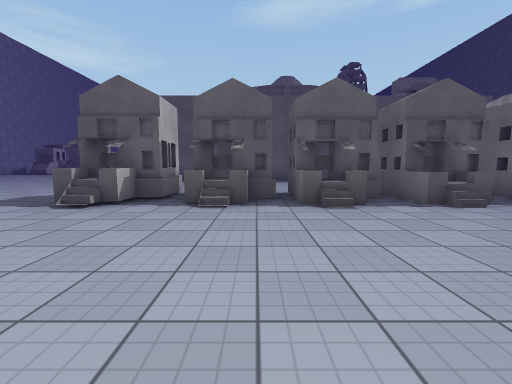
view 1 (above)

24 first-person views from a walk through a scene from a Unity 3-D project. The camera is 1.3 m above the floor, tilts 6° down and sees 90° across. The floor is counted in squares, 2 m on a side. Each view is taken from the middle of a square. On the plan, view 1 faces up. The plan holds only what a view shows up to about 9 squares ahead; the rest is blank. The place goes on beyond the plan. The player is left out. Some surface patterns are stand-ins.

view 2
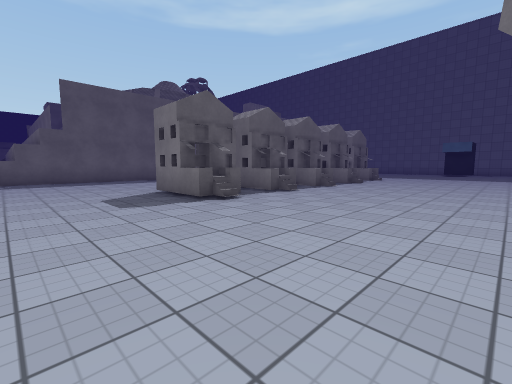

view 3
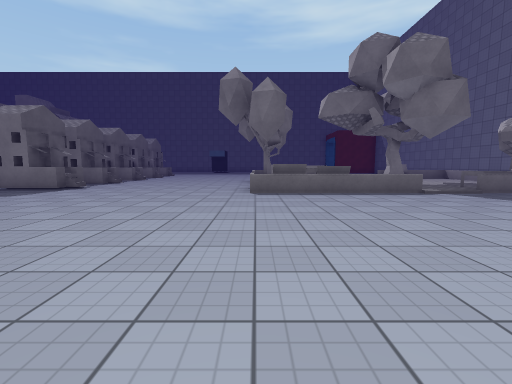

view 4
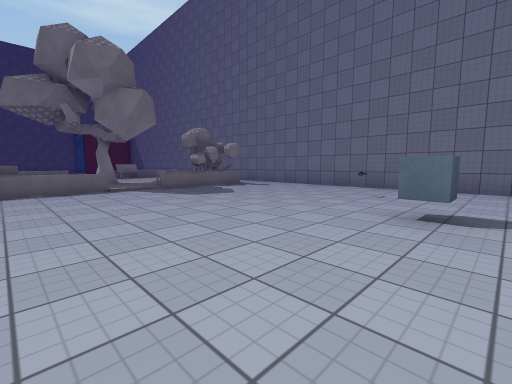

view 5
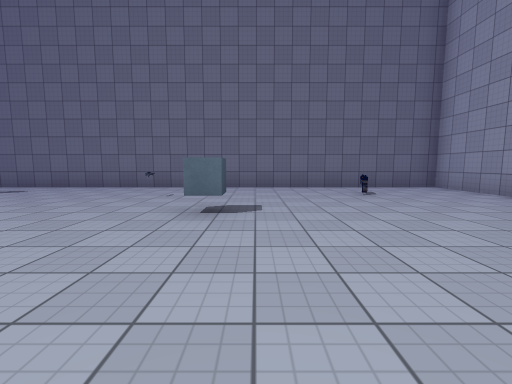

view 6
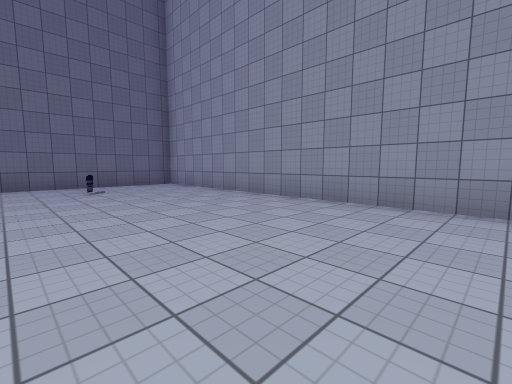

view 7
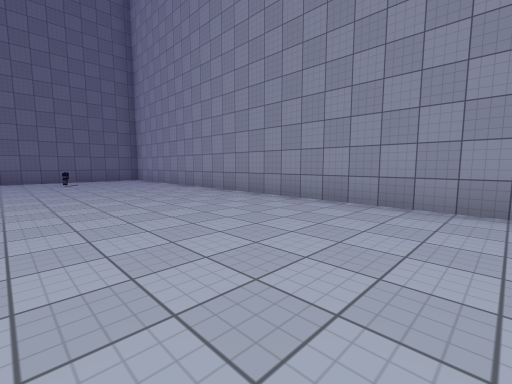

view 8
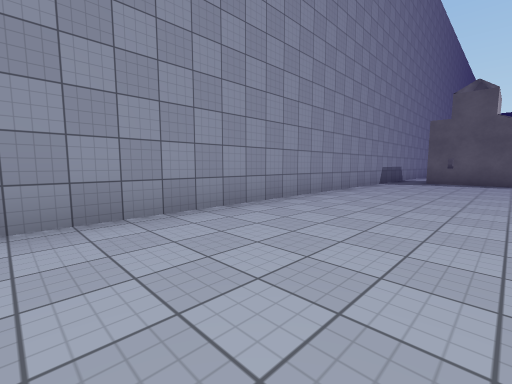

view 9
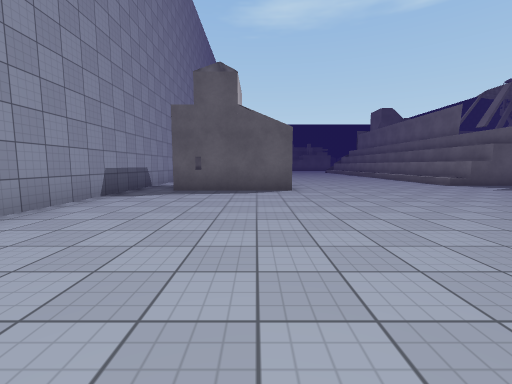

view 10
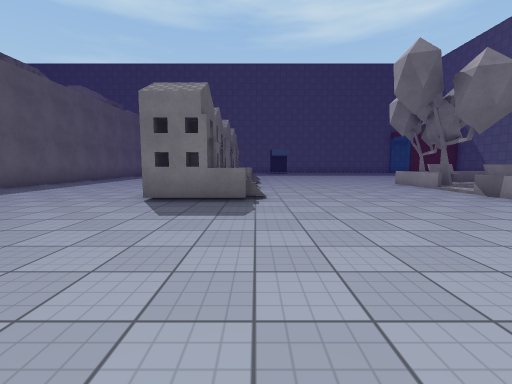

view 11
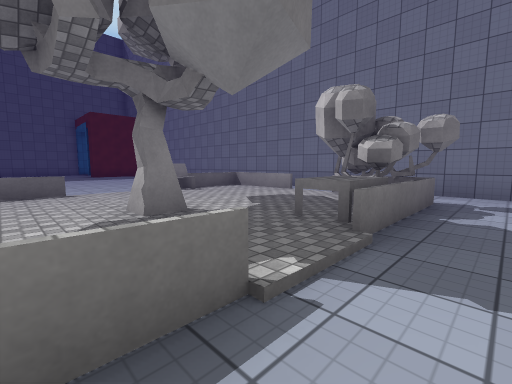

view 12
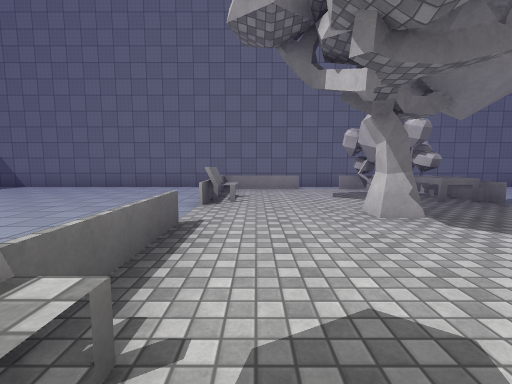

view 13
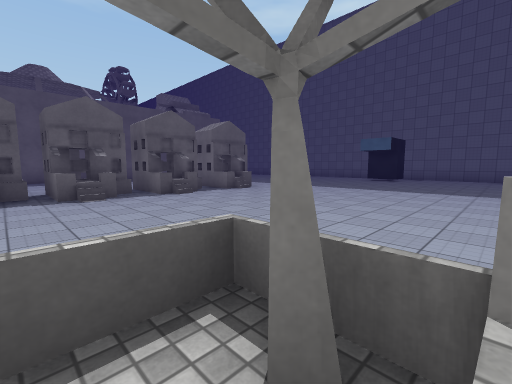

view 14
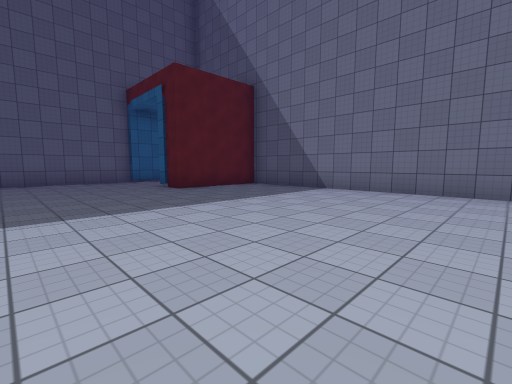

view 15
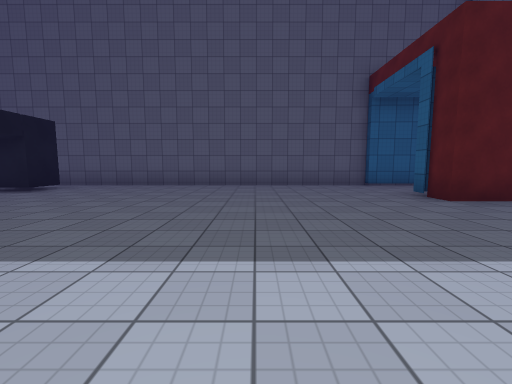

view 16
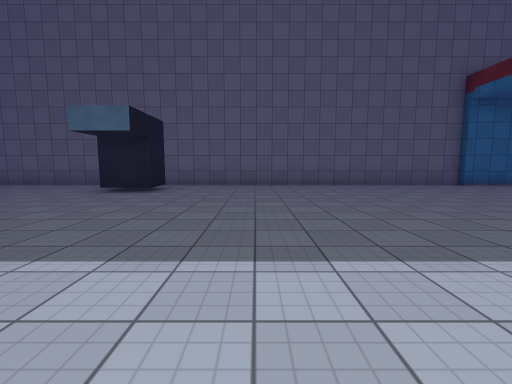

view 17
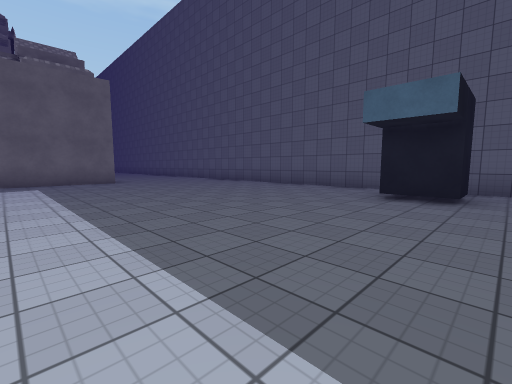

view 18
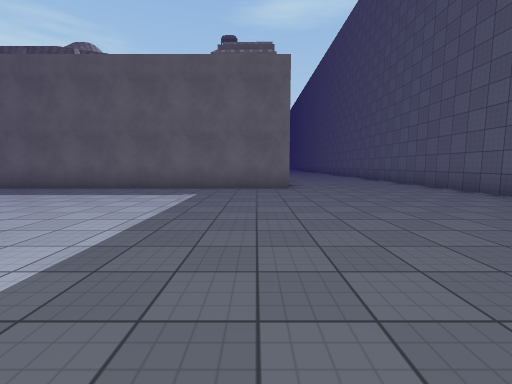

view 19
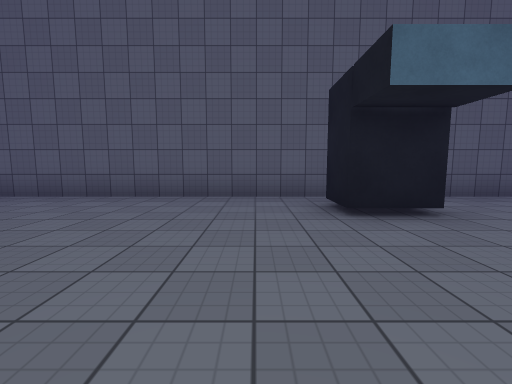

view 20
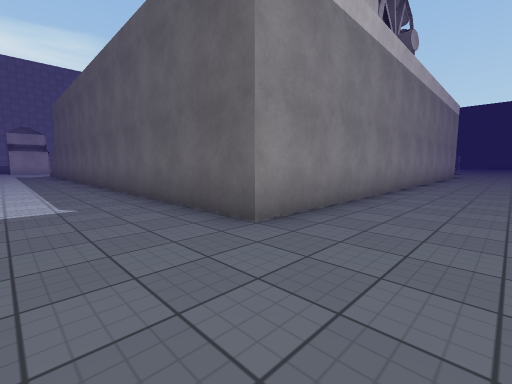

view 21
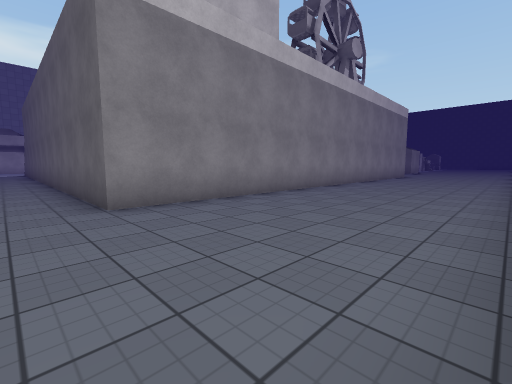

view 22
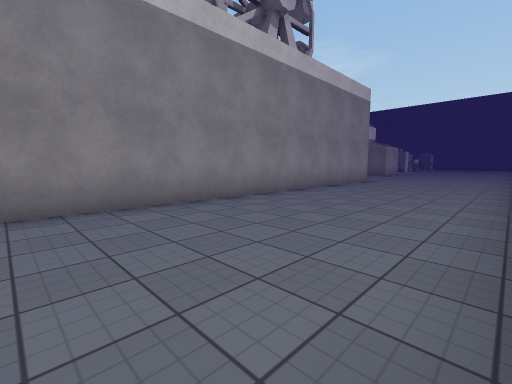

view 23
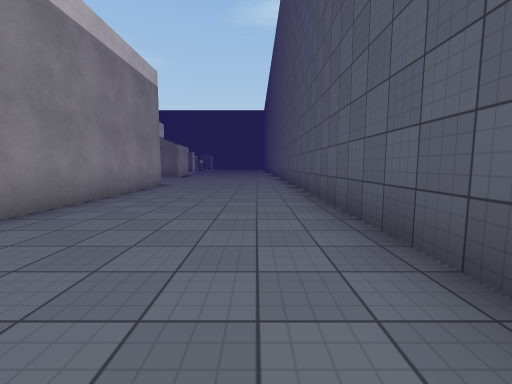

view 24
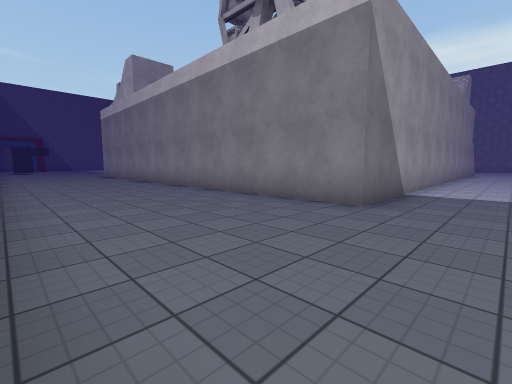

### Floor plan
Points are (right, up) in squares from view 1. A wall is a line through its corners. A room is listed if a view was taken in it or the views show most of it. See-through windows are left out.
Room 1 (views 1, 2, 3, 4, 5, 6, 7, 8, 9, 10, 11)
walls: (-5.6, 11) (-5.6, 12.1); (-4.2, 11.1) (-6.2, 11.1) (-6.2, 12.1); (-3.3, 4.4) (-3.3, 6.1); (-2.5, 5.8) (-3.4, 5.8); (-2.5, 5.1) (-3, 5.1); (-2.6, 4.9) (-2.6, 5.4); (-2.3, 5) (-2.3, 4.1); (-1.7, 4.9) (-3.4, 4.9); (0.2, 5.1) (-0.9, 5.1); (0.5, 4.9) (-1.2, 4.9); (-16.3, 12.1) (-16.3, -10.5) (-2.6, -10.5); (2.4, 4.9) (0.8, 4.9); (-3.8, -2.2) (-3.8, -1.4); (-3.8, -3.4) (-3.8, -2.4); (7.4, 11.1) (-1, 11.1); (-4.1, -8.8) (-3.6, -8.6); (2.9, 25.3) (9.9, 25.3)
low walls: (-3.2, -0.9) (-2.5, -0.9); (-1.2, -0.9) (1, -0.9); (-4.1, -4.9) (-4.1, -0.8); (-3.8, -7.6) (-3.8, -6.5); (-4.1, -9.1) (-4.1, -6.1)
ways out: opening at (-4, -5.5) to room 2; opening at (-3.5, -10) to room 2; opening at (2, 1.5) to room 2; opening at (7, 8.5) to room 2; opening at (11, 26.5) to room 2
objects: house (-15, 10) to (-12, 11); other object (-13, -9); crate (-10, -7); other object (-9, -8)
Room 2 (views 12, 13, 14, 15, 16, 17, 18, 19, 20, 21, 22, 23, 24)
walls: (5.9, 4.9) (5, 4.9); (4.4, 4.9) (2.8, 4.9); (3.5, 4.2) (2.8, 4.2); (0.9, -2.4) (0.9, -1); (0.9, -4.9) (0.9, -2.6); (-2, -2.1) (-2, -1.5); (14.3, -7.6) (14.3, 13.1); (-2, -5.2) (-1.7, -5.2) (-1.7, -5.8); (14, -9) (14, -7.5); (0.9, -9) (0.9, -6.1); (-3.7, -7.3) (-3.2, -7.7); (14.3, 18.1) (14.3, 26); (-4.1, -8.4) (-3.5, -8.7); (-2.6, -10.5) (10.6, -10.5) (10.6, -7.5) (11.6, -7.5); (9.9, 25.3) (9.9, 11.1) (7.4, 11.1)
low walls: (6.1, 4.2) (4.9, 4.2); (0.9, -1) (-0.1, -1); (-3.2, -6.4) (-3.2, -7.2); (-1.2, -9) (0.9, -9); (-4.1, -6.5) (-4.1, -7.5)
ways out: opening at (-4, -5.5) to room 1; opening at (-3.5, -10) to room 1; opening at (2, 1.5) to room 1; opening at (7, 8.5) to room 1; opening at (11, 26.5) to room 1
objects: other object (13, 2)

Where each view was taken, in squares from view 1:
view 1: 0 up, 0 right, facing up
view 2: 0 up, 6 left, facing up-right
view 3: 1 down, 10 left, facing right
view 4: 3 down, 11 left, facing down-right
view 5: 3 down, 11 left, facing down
view 6: 2 down, 12 left, facing down-left
view 7: 1 up, 12 left, facing down-left
view 8: 1 down, 13 left, facing up-left
view 9: 3 up, 13 left, facing up
view 10: 4 up, 8 left, facing right
view 11: 4 down, 5 left, facing down-right
view 12: 2 down, 0 right, facing down
view 13: 2 down, 0 right, facing up-right
view 14: 4 down, 4 right, facing down-right
view 15: 4 down, 6 right, facing right
view 16: 1 down, 6 right, facing right
view 17: 1 up, 7 right, facing up-right
view 18: 4 up, 9 right, facing up
view 19: 4 up, 9 right, facing right
view 20: 9 up, 12 right, facing up-left
view 21: 10 up, 14 right, facing up-left
view 22: 15 up, 14 right, facing up-left
view 23: 17 up, 13 right, facing up
view 24: 27 up, 14 right, facing down-left
